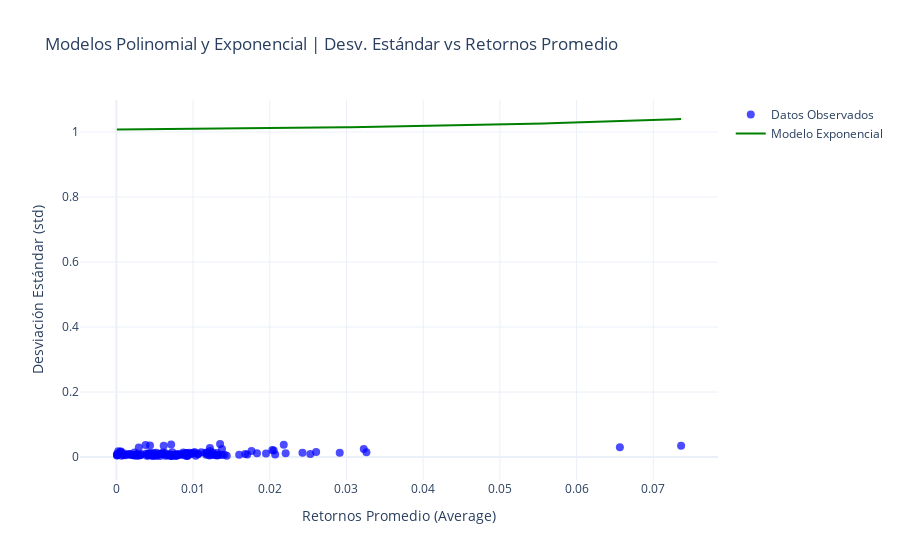

The code cell stored with this chart in its notebook:
### Code cell
fig = go.Figure()

# Datos observados
fig.add_trace(go.Scatter(x=datos['Average'], y=datos['std'],
                         mode='markers', name='Datos Observados',
                         marker=dict(size=8, color='blue', opacity=0.7)))


# Definir x_vals como un rango de valores basado en la columna 'Average'
x_vals = np.linspace(datos['Average'].min(), datos['Average'].max(), 100)

# Línea del modelo exponencial
y_vals_exp = np.exp(alpha_exp_log * np.exp(beta_exp_log * x_vals))
fig.add_trace(go.Scatter(x=x_vals, y=y_vals_exp, mode='lines', name='Modelo Exponencial',
                         line=dict(color='green')))

# Configuración del gráfico
fig.update_layout(title="Modelos Polinomial y Exponencial | Desv. Estándar vs Retornos Promedio",
                  xaxis_title="Retornos Promedio (Average)",
                  yaxis_title="Desviación Estándar (std)",
                  template="plotly_white")

fig.show()

print("Resultados del Modelo Polinomial:")
print(f"Intercepto (α): {alpha_poly_log:.4f}")
print(f"Coeficiente Lineal (β1): {beta_1_poly_log:.4f}")
print(f"Coeficiente Cuadrático (β2): {beta_2_poly_log:.4f}")
print(f"Resumen del Modelo Polinomial:\n{modelo_poly_log.summary()}")

print("\nResultados del Modelo Exponencial:")
print(f"Intercepto (α): {alpha_exp_log:.4f}")
print(f"Coeficiente Exponencial (β): {beta_exp_log:.4f}")

### Figure 1 — Plotly figure (JSON) as saved in the notebook; plotly's stock layout.template omitted (floating-point values rounded to 4 significant figures; data arrays with more than 128 entries replaced by an {"elided": "..."} marker saying what was removed)
{"data": [{"marker": {"color": "blue", "opacity": 0.7, "size": 8}, "mode": "markers", "name": "Datos Observados", "type": "scatter", "x": {"elided": "140 float values"}, "y": {"elided": "140 float values"}}, {"line": {"color": "green"}, "mode": "lines", "name": "Modelo Exponencial", "type": "scatter", "x": [6.885e-05, 0.0008118, 0.001555, 0.002298, 0.003041, 0.003784, 0.004527, 0.00527, 0.006013, 0.006756, 0.007499, 0.008242, 0.008985, 0.009728, 0.01047, 0.01121, 0.01196, 0.0127, 0.01344, 0.01419, 0.01493, 0.01567, 0.01641, 0.01716, 0.0179, 0.01864, 0.01939, 0.02013, 0.02087, 0.02162, 0.02236, 0.0231, 0.02384, 0.02459, 0.02533, 0.02607, 0.02682, 0.02756, 0.0283, 0.02905, 0.02979, 0.03053, 0.03127, 0.03202, 0.03276, 0.0335, 0.03425, 0.03499, 0.03573, 0.03648, 0.03722, 0.03796, 0.0387, 0.03945, 0.04019, 0.04093, 0.04168, 0.04242, 0.04316, 0.04391, 0.04465, 0.04539, 0.04613, 0.04688, 0.04762, 0.04836, 0.04911, 0.04985, 0.05059, 0.05134, 0.05208, 0.05282, 0.05356, 0.05431, 0.05505, 0.05579, 0.05654, 0.05728, 0.05802, 0.05877, 0.05951, 0.06025, 0.06099, 0.06174, 0.06248, 0.06322, 0.06397, 0.06471, 0.06545, 0.0662, 0.06694, 0.06768, 0.06842, 0.06917, 0.06991, 0.07065, 0.0714, 0.07214, 0.07288, 0.07363], "y": [1.007, 1.007, 1.008, 1.008, 1.008, 1.008, 1.008, 1.008, 1.008, 1.008, 1.009, 1.009, 1.009, 1.009, 1.009, 1.009, 1.01, 1.01, 1.01, 1.01, 1.01, 1.01, 1.011, 1.011, 1.011, 1.011, 1.011, 1.012, 1.012, 1.012, 1.012, 1.012, 1.013, 1.013, 1.013, 1.013, 1.013, 1.014, 1.014, 1.014, 1.014, 1.015, 1.015, 1.015, 1.015, 1.016, 1.016, 1.016, 1.017, 1.017, 1.017, 1.017, 1.018, 1.018, 1.018, 1.019, 1.019, 1.019, 1.02, 1.02, 1.02, 1.021, 1.021, 1.021, 1.022, 1.022, 1.023, 1.023, 1.023, 1.024, 1.024, 1.025, 1.025, 1.025, 1.026, 1.026, 1.027, 1.027, 1.028, 1.028, 1.029, 1.029, 1.03, 1.03, 1.031, 1.031, 1.032, 1.032, 1.033, 1.033, 1.034, 1.035, 1.035, 1.036, 1.037, 1.037, 1.038, 1.038, 1.039, 1.04]}], "layout": {"title": {"text": "Modelos Polinomial y Exponencial | Desv. Estándar vs Retornos Promedio"}, "xaxis": {"title": {"text": "Retornos Promedio (Average)"}}, "yaxis": {"title": {"text": "Desviación Estándar (std)"}}}}
